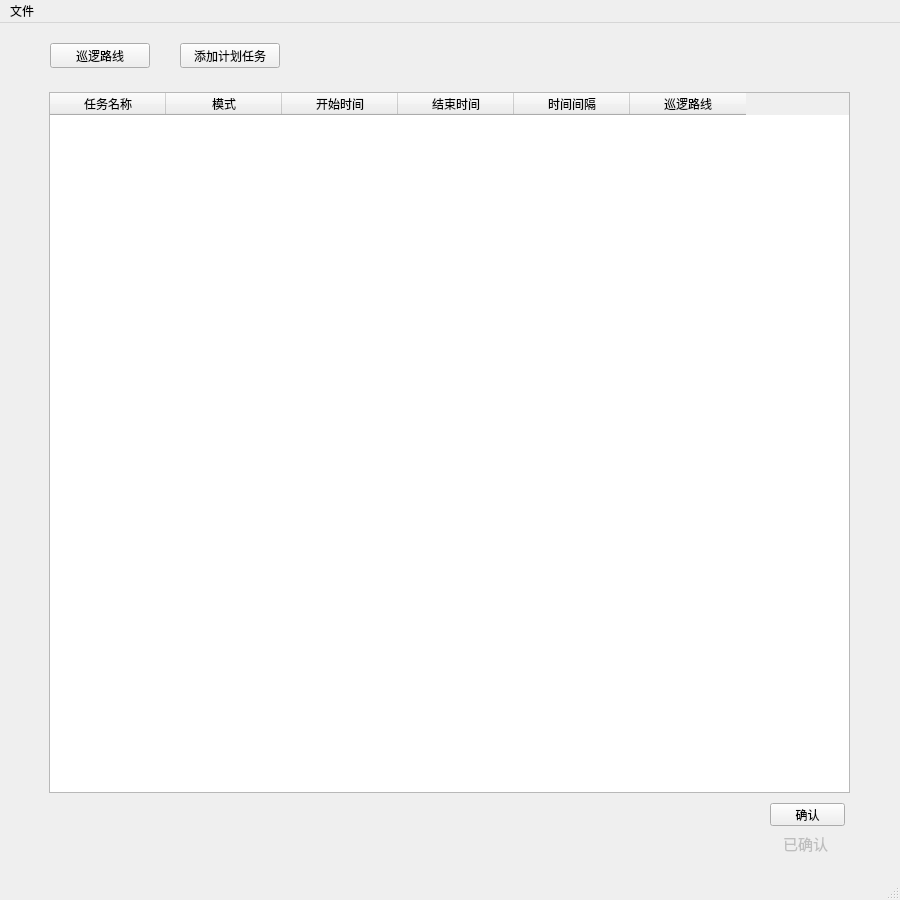
<?xml version="1.0" encoding="UTF-8"?>
<ui version="4.0">
 <class>planwork</class>
 <widget class="QMainWindow" name="planwork">
  <property name="geometry">
   <rect>
    <x>0</x>
    <y>0</y>
    <width>900</width>
    <height>900</height>
   </rect>
  </property>
  <property name="windowTitle">
   <string>创能机器人配置软件</string>
  </property>
  <widget class="QWidget" name="centralwidget">
   <widget class="QPushButton" name="xunluoluxian_button">
    <property name="geometry">
     <rect>
      <x>50</x>
      <y>20</y>
      <width>100</width>
      <height>25</height>
     </rect>
    </property>
    <property name="text">
     <string>巡逻路线</string>
    </property>
   </widget>
   <widget class="QPushButton" name="ok_planwork">
    <property name="geometry">
     <rect>
      <x>770</x>
      <y>780</y>
      <width>75</width>
      <height>23</height>
     </rect>
    </property>
    <property name="text">
     <string>确认</string>
    </property>
   </widget>
   <widget class="QPushButton" name="add_planwork">
    <property name="geometry">
     <rect>
      <x>180</x>
      <y>20</y>
      <width>100</width>
      <height>25</height>
     </rect>
    </property>
    <property name="text">
     <string>添加计划任务</string>
    </property>
   </widget>
   <widget class="QWidget" name="horizontalLayoutWidget">
    <property name="geometry">
     <rect>
      <x>49</x>
      <y>69</y>
      <width>801</width>
      <height>701</height>
     </rect>
    </property>
    <layout class="QHBoxLayout" name="horizontalLayout">
     <property name="spacing">
      <number>9</number>
     </property>
     <property name="sizeConstraint">
      <enum>QLayout::SetDefaultConstraint</enum>
     </property>
     <item>
      <widget class="QTableWidget" name="plan_showtable">
       <property name="editTriggers">
        <set>QAbstractItemView::CurrentChanged|QAbstractItemView::DoubleClicked|QAbstractItemView::EditKeyPressed|QAbstractItemView::SelectedClicked</set>
       </property>
       <property name="columnCount">
        <number>6</number>
       </property>
       <attribute name="horizontalHeaderCascadingSectionResizes">
        <bool>false</bool>
       </attribute>
       <attribute name="horizontalHeaderDefaultSectionSize">
        <number>116</number>
       </attribute>
       <attribute name="horizontalHeaderShowSortIndicator" stdset="0">
        <bool>true</bool>
       </attribute>
       <attribute name="verticalHeaderCascadingSectionResizes">
        <bool>false</bool>
       </attribute>
       <attribute name="verticalHeaderShowSortIndicator" stdset="0">
        <bool>false</bool>
       </attribute>
       <attribute name="verticalHeaderStretchLastSection">
        <bool>false</bool>
       </attribute>
       <column>
        <property name="text">
         <string>任务名称</string>
        </property>
        <property name="textAlignment">
         <set>AlignCenter</set>
        </property>
       </column>
       <column>
        <property name="text">
         <string>模式</string>
        </property>
        <property name="textAlignment">
         <set>AlignCenter</set>
        </property>
       </column>
       <column>
        <property name="text">
         <string>开始时间</string>
        </property>
        <property name="textAlignment">
         <set>AlignCenter</set>
        </property>
       </column>
       <column>
        <property name="text">
         <string>结束时间</string>
        </property>
        <property name="textAlignment">
         <set>AlignCenter</set>
        </property>
       </column>
       <column>
        <property name="text">
         <string>时间间隔</string>
        </property>
        <property name="textAlignment">
         <set>AlignCenter</set>
        </property>
       </column>
       <column>
        <property name="text">
         <string>巡逻路线</string>
        </property>
        <property name="textAlignment">
         <set>AlignCenter</set>
        </property>
       </column>
      </widget>
     </item>
    </layout>
   </widget>
   <widget class="QLabel" name="yiqueren">
    <property name="enabled">
     <bool>false</bool>
    </property>
    <property name="geometry">
     <rect>
      <x>780</x>
      <y>810</y>
      <width>51</width>
      <height>21</height>
     </rect>
    </property>
    <property name="font">
     <font>
      <pointsize>11</pointsize>
     </font>
    </property>
    <property name="text">
     <string>已确认</string>
    </property>
    <property name="alignment">
     <set>Qt::AlignCenter</set>
    </property>
   </widget>
  </widget>
  <widget class="QMenuBar" name="menubar">
   <property name="geometry">
    <rect>
     <x>0</x>
     <y>0</y>
     <width>900</width>
     <height>23</height>
    </rect>
   </property>
   <widget class="QMenu" name="menuFiles">
    <property name="title">
     <string>文件</string>
    </property>
    <widget class="QMenu" name="menuNew">
     <property name="title">
      <string>新建</string>
     </property>
     <addaction name="actionRobot_info"/>
     <addaction name="actionFenbushi"/>
     <addaction name="actionPlanwork"/>
    </widget>
    <addaction name="menuNew"/>
    <addaction name="actionOpen"/>
    <addaction name="actionSave"/>
   </widget>
   <addaction name="menuFiles"/>
  </widget>
  <widget class="QStatusBar" name="statusbar"/>
  <action name="actionOpen">
   <property name="text">
    <string>打开</string>
   </property>
  </action>
  <action name="actionSave">
   <property name="text">
    <string>保存</string>
   </property>
  </action>
  <action name="actionRobot_info">
   <property name="text">
    <string>机器人基本信息</string>
   </property>
  </action>
  <action name="actionFenbushi">
   <property name="text">
    <string>分布式传感器</string>
   </property>
  </action>
  <action name="actionPlanwork">
   <property name="text">
    <string>计划任务</string>
   </property>
  </action>
 </widget>
 <resources/>
 <connections/>
</ui>
